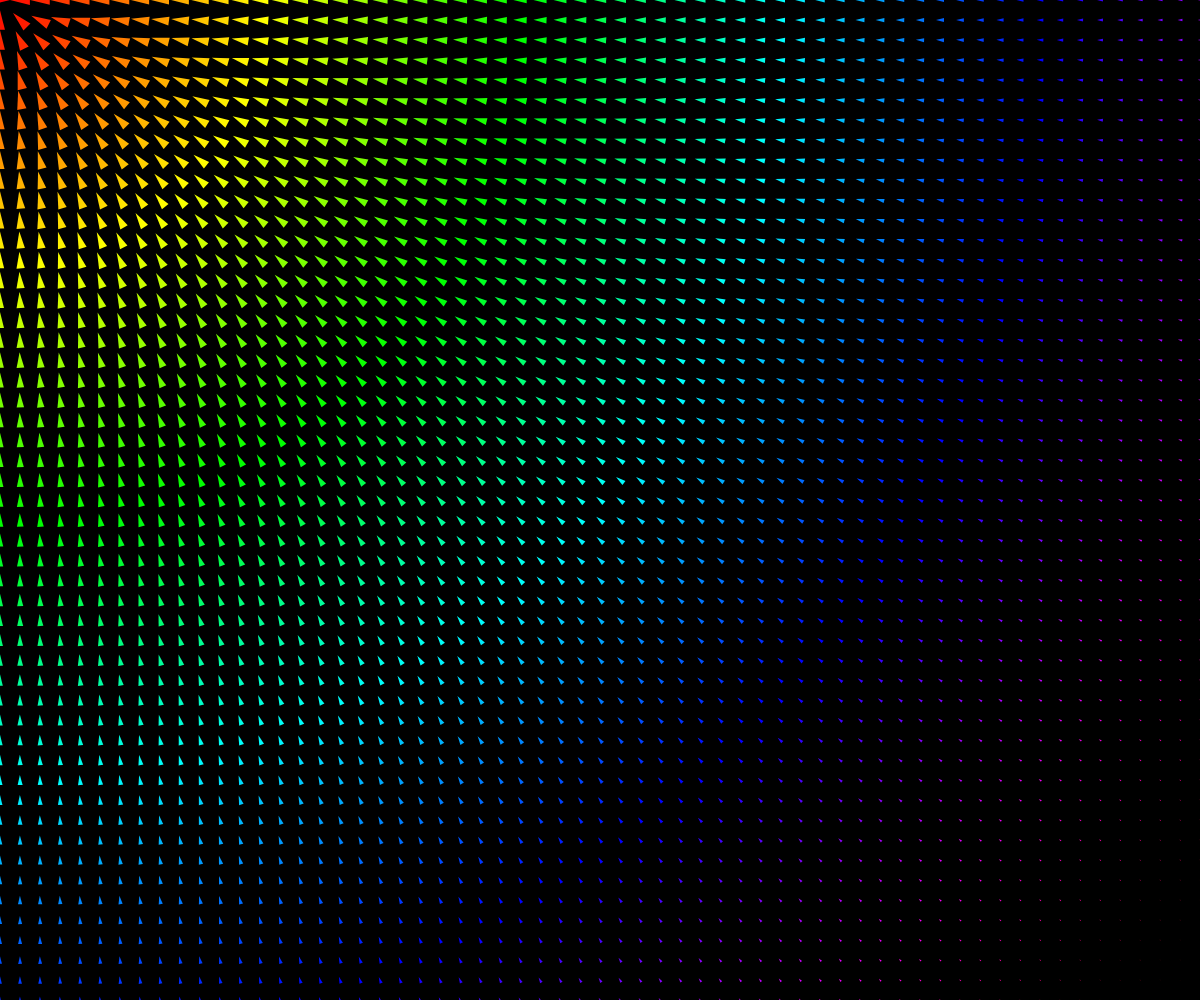
Frame 1 (no input)
Frame 60 (no input): identical to frame 1, image omitted
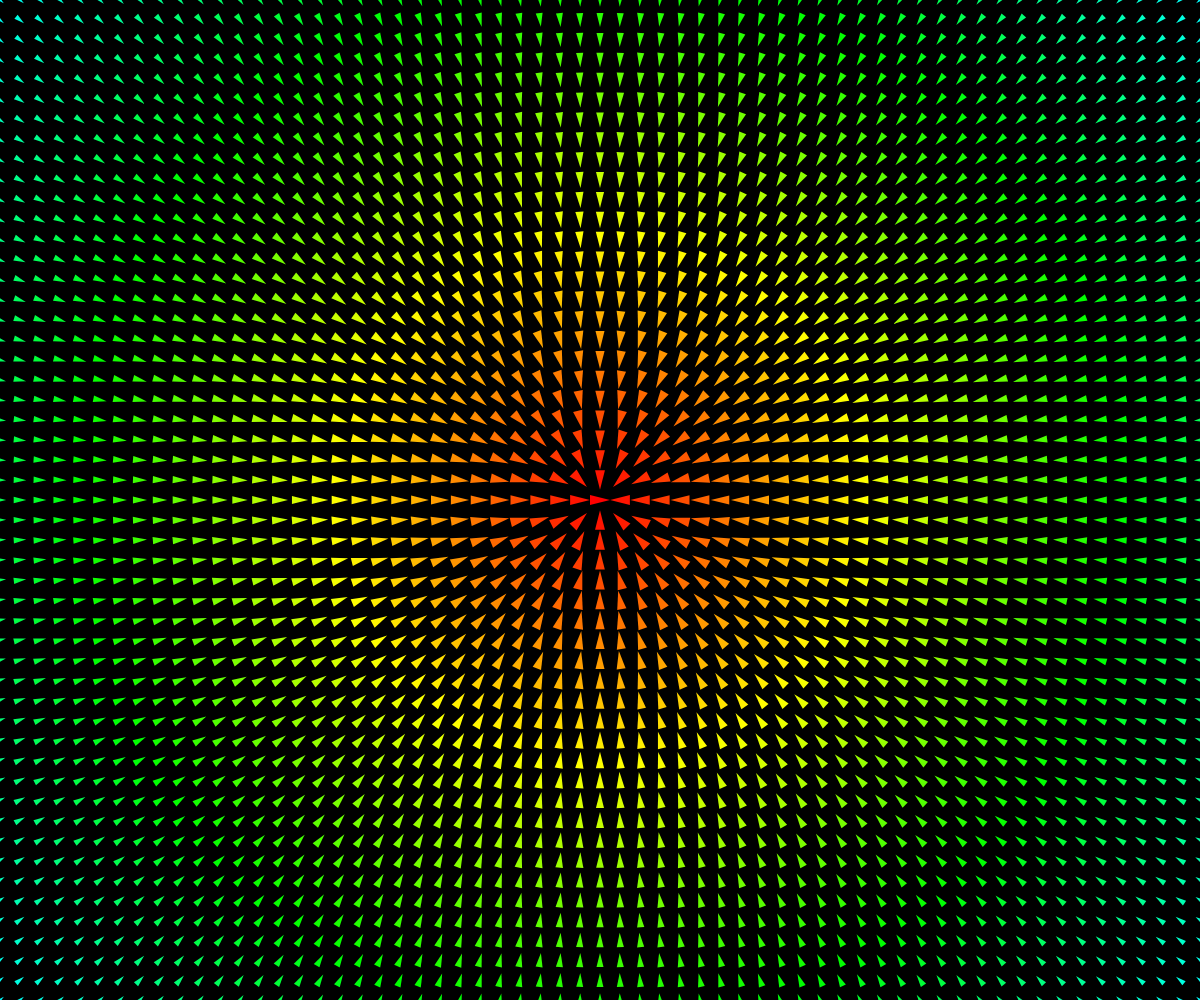
Frame 120 (the mouse pressed at the canvas centre since frame 60)

The p5.js sketch that drew these frames (run headless with seeded random() and noise() and a simulated clock; from frame 60 on, the mouse is pressed at the canvas centre):

// p5.js sketch
// ── sketch.js
let maxw = 20;
let triangles = [];

function setup() {
  createCanvas(windowWidth, windowHeight);
  colorMode(HSB);

  let cols = floor(width/maxw) + 1;
  let rows = floor(height/maxw) + 1;

  for(let i=0; i<cols; i++) {
    for(let j=0; j<rows; j++) {
      triangles.push(new RotatingTriangle(i*maxw, j*maxw));
    }
  }
}

function draw() {
  background(0);
  
  for(let triangle of triangles) {
    triangle.update();
    triangle.show();
  }
  
}

class RotatingTriangle {
  constructor(_x, _y) {
    this.x = _x;
    this.y = _y;
    this.w = maxw;
    this.hue = 0;
    this.rad = 0;
  }
  
  show() {
    noStroke();
    fill(this.hue, 100, 100);
    
    push();
    translate(this.x, this.y);
    rotate(this.rad);
    beginShape();
    vertex(this.w/2, 0);
    vertex(-this.w/2, this.w/4);
    vertex(-this.w/2, -this.w/4);
    endShape();
    pop();   
  }
  
  update() {
    this.rad = atan2(mouseY-this.y, mouseX-this.x);

    let distance = dist(this.x, this.y, mouseX, mouseY);
    let maxdistance = dist(0, 0, width, height);
    this.w = map(distance, 0, maxdistance, maxw, 0);    
    this.hue = map(distance, 0, maxdistance, 0, 360);

  }
}
